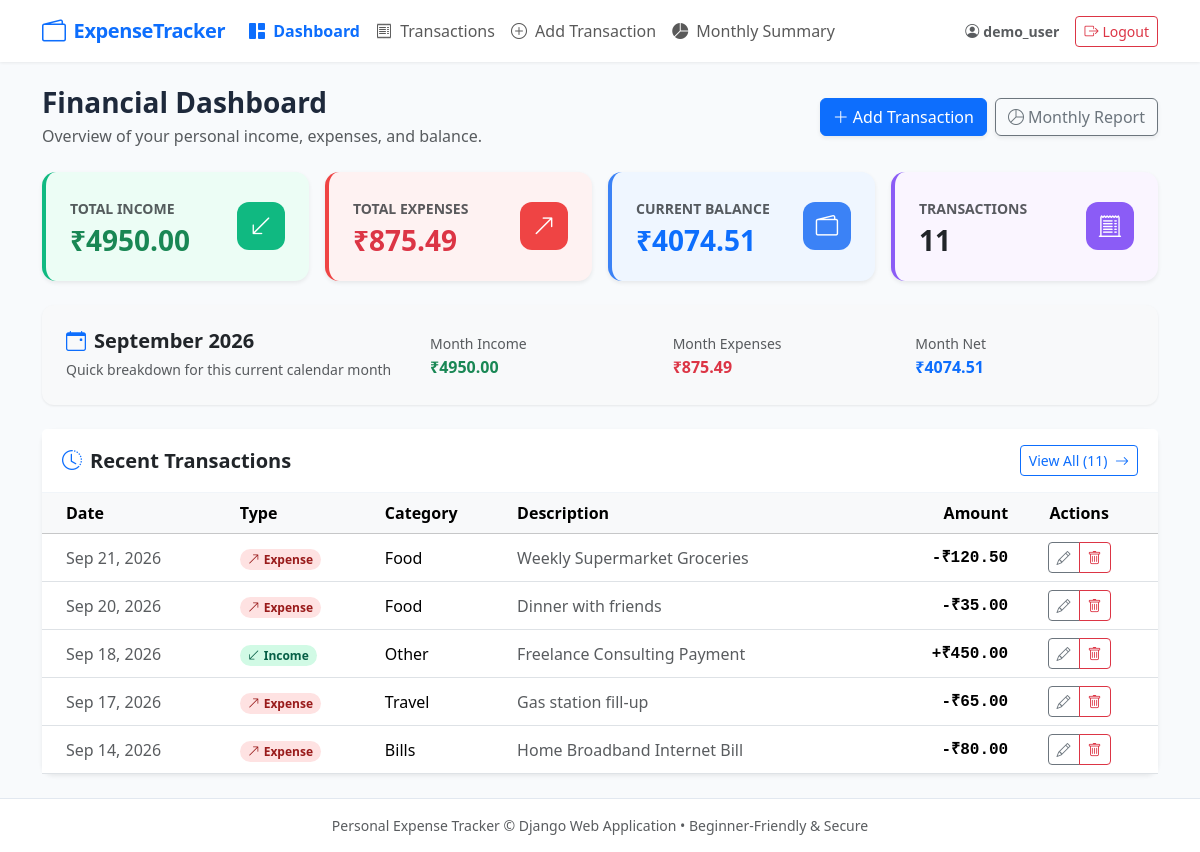
The app's page / (signed in) with its own data.
### expenses/models.py (models this page shows, shortened)
class Transaction(models.Model):
    TRANSACTION_TYPE_CHOICES = [
        ('income', 'Income'),
        ('expense', 'Expense'),
    ]
    CATEGORY_CHOICES = [
        ('Salary', 'Salary'),
        ('Food', 'Food'),
        ('Travel', 'Travel'),
        ('Shopping', 'Shopping'),
        ('Bills', 'Bills'),
        ('Education', 'Education'),
        ('Health', 'Health'),
        ('Entertainment', 'Entertainment'),
        ('Other', 'Other'),
    ]
    user = models.ForeignKey(
        User,
        on_delete=models.CASCADE,
        related_name='transactions',
        help_text='The user who owns this transaction'
    )
    transaction_type = models.CharField(
        max_length=7,
        choices=TRANSACTION_TYPE_CHOICES,
        default='expense',
        help_text='Whether this is an income or expense'
    )
    amount = models.DecimalField(
        max_digits=10,
        decimal_places=2,
        validators=[MinValueValidator(Decimal('0.01'), message='Amount must be greater than zero.')],
        help_text='Positive numeric amount (e.g. 25.50)'
    )
    category = models.CharField(
        max_length=30,
        choices=CATEGORY_CHOICES,
        default='Other',
        help_text='Transaction category'
    )
    date = models.DateField(
        default=timezone.now,
        help_text='Date when the transaction occurred'
    )
    description = models.CharField(
        max_length=255,
        blank=True,
        help_text='Optional brief description or note'
    )
    created_at = models.DateTimeField(
        auto_now_add=True,
        help_text='Record creation timestamp'
    )
    class Meta:
        ordering = ['-date', '-created_at']
        verbose_name = 'Transaction'
        verbose_name_plural = 'Transactions'

### expenses/views.py (the view)
# urls.py: path('', views.dashboard_view, name='home'),
@login_required
def dashboard_view(request):
    user_transactions = Transaction.objects.filter(user=request.user)
    income_agg = user_transactions.filter(transaction_type='income').aggregate(total=Sum('amount'))
    expense_agg = user_transactions.filter(transaction_type='expense').aggregate(total=Sum('amount'))
    total_income = income_agg['total'] or Decimal('0.00')
    total_expenses = expense_agg['total'] or Decimal('0.00')
    current_balance = total_income - total_expenses
    total_count = user_transactions.count()
    recent_transactions = user_transactions[:5]
    today = timezone.localdate() if hasattr(timezone, 'localdate') else timezone.now().date()
    month_tx = user_transactions.filter(date__year=today.year, date__month=today.month)
    month_income = month_tx.filter(transaction_type='income').aggregate(total=Sum('amount'))['total'] or Decimal('0.00')
    month_expense = month_tx.filter(transaction_type='expense').aggregate(total=Sum('amount'))['total'] or Decimal('0.00')
    month_balance = month_income - month_expense
    context = {
        'total_income': total_income,
        'total_expenses': total_expenses,
        'current_balance': current_balance,
        'total_count': total_count,
        'recent_transactions': recent_transactions,
        'current_month_name': today.strftime('%B %Y'),
        'month_income': month_income,
        'month_expense': month_expense,
        'month_balance': month_balance,
    }
    return render(request, 'expenses/dashboard.html', context)

### templates/expenses/dashboard.html (shortened to what this page needs)
{% extends 'base.html' %}
{% block content %}
<div class="d-flex flex-column flex-md-row justify-content-between align-items-md-center mb-4 gap-2">
  <div>
    <h2 class="h3 fw-bold mb-1">Financial Dashboard</h2>
    <p class="text-muted mb-0">Overview of your personal income, expenses, and balance.</p>
  </div>
  <div class="d-flex gap-2">
    <a href="{% url 'transaction_add' %}" class="btn btn-primary d-flex align-items-center gap-1 shadow-sm">
      <i class="bi bi-plus-lg"></i>
      <span>Add Transaction</span>
    </a>
    <a href="{% url 'monthly_summary' %}" class="btn btn-outline-secondary d-flex align-items-center gap-1 shadow-sm">
      <i class="bi bi-pie-chart"></i>
      <span>Monthly Report</span>
    </a>
  </div>
</div>
<div class="row g-3 mb-4">
  <div class="col-12 col-sm-6 col-xl-3">
    <div class="card stat-card income-card shadow-sm h-100">
      <div class="card-body d-flex align-items-center justify-content-between">
        <div>
          <span class="text-muted small text-uppercase fw-semibold">Total Income</span>
          <h3 class="fw-bold text-success mt-1 mb-0">₹{{ total_income|floatformat:2 }}</h3>
        </div>
        <div class="stat-icon">
          <i class="bi bi-arrow-down-left"></i>
        </div>
      </div>
    </div>
  </div>
  <div class="col-12 col-sm-6 col-xl-3">
    <div class="card stat-card expense-card shadow-sm h-100">
      <div class="card-body d-flex align-items-center justify-content-between">
        <div>
          <span class="text-muted small text-uppercase fw-semibold">Total Expenses</span>
          <h3 class="fw-bold text-danger mt-1 mb-0">₹{{ total_expenses|floatformat:2 }}</h3>
        </div>
        <div class="stat-icon">
          <i class="bi bi-arrow-up-right"></i>
        </div>
      </div>
    </div>
  </div>
  <div class="col-12 col-sm-6 col-xl-3">
    <div class="card stat-card balance-card shadow-sm h-100">
      <div class="card-body d-flex align-items-center justify-content-between">
        <div>
          <span class="text-muted small text-uppercase fw-semibold">Current Balance</span>
          <h3 class="fw-bold {% if current_balance >= 0 %}text-primary{% else %}text-danger{% endif %} mt-1 mb-0">
            ₹{{ current_balance|floatformat:2 }}
          </h3>
        </div>
        <div class="stat-icon">
          <i class="bi bi-wallet2"></i>
        </div>
      </div>
    </div>
  </div>
  <div class="col-12 col-sm-6 col-xl-3">
    <div class="card stat-card count-card shadow-sm h-100">
      <div class="card-body d-flex align-items-center justify-content-between">
        <div>
          <span class="text-muted small text-uppercase fw-semibold">Transactions</span>
          <h3 class="fw-bold text-dark mt-1 mb-0">{{ total_count }}</h3>
        </div>
        <div class="stat-icon">
          <i class="bi bi-receipt-cutoff"></i>
        </div>
      </div>
    </div>
  </div>
</div>
<div class="card app-card mb-4 border-0 bg-light">
  <div class="card-body p-3 p-md-4">
    <div class="row align-items-center">
      <div class="col-12 col-md-4 mb-2 mb-md-0">
        <h5 class="fw-bold mb-1">
          <i class="bi bi-calendar-event text-primary me-2"></i>{{ current_month_name }}
        </h5>
        <small class="text-muted">Quick breakdown for this current calendar month</small>
      </div>
      <div class="col-12 col-md-8">
        <div class="row text-center text-md-start">
          <div class="col-4">
            <span class="text-muted small">Month Income</span>
            <div class="fw-bold text-success fs-6">₹{{ month_income|floatformat:2 }}</div>
          </div>
          <div class="col-4">
            <span class="text-muted small">Month Expenses</span>
            <div class="fw-bold text-danger fs-6">₹{{ month_expense|floatformat:2 }}</div>
          </div>
          <div class="col-4">
            <span class="text-muted small">Month Net</span>
            <div class="fw-bold {% if month_balance >= 0 %}text-primary{% else %}text-danger{% endif %} fs-6">
              ₹{{ month_balance|floatformat:2 }}
            </div>
          </div>
        </div>
      </div>
    </div>
  </div>
</div>
<div class="card app-card shadow-sm">
  <div class="card-header d-flex justify-content-between align-items-center bg-white">
    <h5 class="mb-0 fw-bold">
      <i class="bi bi-clock-history me-2 text-primary"></i>Recent Transactions
    </h5>
    {% if total_count > 0 %}
      <a href="{% url 'transaction_list' %}" class="btn btn-sm btn-outline-primary">
        View All ({{ total_count }}) <i class="bi bi-arrow-right ms-1"></i>
      </a>
    {% endif %}
  </div>
  <div class="card-body p-0">
    {% if recent_transactions %}
      <div class="table-responsive">
        <table class="table table-hover align-middle mb-0">
          <thead class="table-light">
            <tr>
              <th scope="col" class="ps-4">Date</th>
              <th scope="col">Type</th>
              <th scope="col">Category</th>
              <th scope="col">Description</th>
              <th scope="col" class="text-end">Amount</th>
              <th scope="col" class="text-center pe-4">Actions</th>
            </tr>
          </thead>
          <tbody>
            {% for tx in recent_transactions %}
              <tr>
                <td class="ps-4 text-nowrap text-muted">{{ tx.date|date:"M d, Y" }}</td>
                <td>
                  {% if tx.transaction_type == 'income' %}
                    <span class="badge badge-income rounded-pill px-2 py-1">
                      <i class="bi bi-arrow-down-left me-1"></i>Income
                    </span>
                  {% else %}
                    <span class="badge badge-expense rounded-pill px-2 py-1">
                      <i class="bi bi-arrow-up-right me-1"></i>Expense
                    </span>
                  {% endif %}
                </td>
                <td class="fw-medium">{{ tx.category }}</td>
                <td class="text-muted text-truncate" style="max-width: 250px;">
                  {{ tx.description|default:"—" }}
                </td>
                <td class="text-end font-monospace fw-semibold {% if tx.transaction_type == 'income' %}amount-income{% else %}amount-expense{% endif %}">
                  {% if tx.transaction_type == 'income' %}+{% else %}-{% endif %}₹{{ tx.amount|floatformat:2 }}
                </td>
                <td class="text-center pe-4">
                  <div class="btn-group btn-group-sm" role="group">
                    <a href="{% url 'transaction_edit' tx.pk %}" class="btn btn-outline-secondary" title="Edit">
                      <i class="bi bi-pencil"></i>
                    </a>
                    <a href="{% url 'transaction_delete' tx.pk %}" class="btn btn-outline-danger" title="Delete">
                      <i class="bi bi-trash"></i>
                    </a>
                  </div>
                </td>
              </tr>
            {% endfor %}
          </tbody>
        </table>
      </div>
    {% endif %}
  </div>
</div>
{% endblock %}

### templates/base.html (shortened to what this page needs)
{% load static %}
<!DOCTYPE html>
<html lang="en">
<head>
  <link href="https://cdn.jsdelivr.net/npm/bootstrap@5.3.3/dist/css/bootstrap.min.css" rel="stylesheet">
  <link href="https://cdn.jsdelivr.net/npm/bootstrap-icons@1.11.3/font/bootstrap-icons.min.css" rel="stylesheet">
  <link rel="stylesheet" href="{% static 'css/style.css' %}">
</head>
<body>
  <nav class="navbar navbar-expand-lg navbar-light navbar-custom sticky-top">
    <div class="container">
      <a class="navbar-brand text-primary d-flex align-items-center gap-2" href="{% if user.is_authenticated %}{% url 'dashboard' %}{% else %}{% url 'login' %}{% endif %}">
        <i class="bi bi-wallet2 fs-4 text-primary"></i>
        <span>ExpenseTracker</span>
      </a>
      <div class="collapse navbar-collapse" id="navbarMain">
        {% if user.is_authenticated %}
          <ul class="navbar-nav me-auto mb-2 mb-lg-0">
            <li class="nav-item">
              <a class="nav-link {% if request.resolver_match.url_name == 'dashboard' or request.resolver_match.url_name == 'home' %}active fw-semibold text-primary{% endif %}" href="{% url 'dashboard' %}">
                <i class="bi bi-grid-1x2-fill me-1"></i> Dashboard
              </a>
            </li>
            <li class="nav-item">
              <a class="nav-link {% if request.resolver_match.url_name == 'transaction_list' %}active fw-semibold text-primary{% endif %}" href="{% url 'transaction_list' %}">
                <i class="bi bi-receipt me-1"></i> Transactions
              </a>
            </li>
            <li class="nav-item">
              <a class="nav-link {% if request.resolver_match.url_name == 'transaction_add' %}active fw-semibold text-primary{% endif %}" href="{% url 'transaction_add' %}">
                <i class="bi bi-plus-circle me-1"></i> Add Transaction
              </a>
            </li>
            <li class="nav-item">
              <a class="nav-link {% if request.resolver_match.url_name == 'monthly_summary' %}active fw-semibold text-primary{% endif %}" href="{% url 'monthly_summary' %}">
                <i class="bi bi-pie-chart-fill me-1"></i> Monthly Summary
              </a>
            </li>
          </ul>
          <div class="d-flex align-items-center gap-3">
            <span class="text-muted small">
              <i class="bi bi-person-circle me-1"></i><strong>{{ user.username }}</strong>
            </span>
            <a href="{% url 'logout' %}" class="btn btn-sm btn-outline-danger d-flex align-items-center gap-1">
              <i class="bi bi-box-arrow-right"></i> Logout
            </a>
          </div>
        {% endif %}
      </div>
    </div>
  </nav>
  <main class="py-4">
    <div class="container">
      {% block content %}{% endblock %}
    </div>
  </main>
  <footer class="py-3 text-center text-muted small">
    <div class="container">
      <span>Personal Expense Tracker &copy; Django Web Application &bull; Beginner-Friendly & Secure</span>
    </div>
  </footer>
</body>
</html>

### static/css/style.css (style rules this page uses)
:root { --primary-gradient: linear-gradient(135deg, #4f46e5 0%, #3b82f6 100%); --success-gradient: linear-gradient(135deg, #10b981 0%, #059669 100%); --danger-gradient: linear-gradient(135deg, #ef4444 0%, #dc2626 100%); --warning-gradient: linear-gradient(135deg, #f59e0b 0%, #d97706 100%); --surface-color: #ffffff; --bg-color: #f8fafc; }
body { background-color: var(--bg-color); font-family: system-ui, -apple-system, "Segoe UI", Roboto, Helvetica, Arial, sans-serif; color: #1e293b; min-height: 100vh; display: flex; flex-direction: column; }
main { flex: 1 0 auto; }
.navbar-custom { background: #ffffff; box-shadow: 0 1px 3px 0 rgba(0, 0, 0, 0.07); }
.navbar-brand { font-weight: 700; letter-spacing: -0.02em; }
.stat-card { border: none; border-radius: 14px; transition: transform 0.2s ease, box-shadow 0.2s ease; overflow: hidden; }
.stat-card .card-body { padding: 1.5rem; }
.stat-card .stat-icon { width: 48px; height: 48px; border-radius: 12px; display: flex; align-items: center; justify-content: center; font-size: 1.4rem; }
.stat-card.income-card { background: #ecfdf5; border-left: 4px solid #10b981; }
.stat-card.income-card .stat-icon { background: #10b981; color: #ffffff; }
.stat-card.expense-card { background: #fef2f2; border-left: 4px solid #ef4444; }
.stat-card.expense-card .stat-icon { background: #ef4444; color: #ffffff; }
.stat-card.balance-card { background: #eff6ff; border-left: 4px solid #3b82f6; }
.stat-card.balance-card .stat-icon { background: #3b82f6; color: #ffffff; }
.stat-card.count-card { background: #faf5ff; border-left: 4px solid #8b5cf6; }
.stat-card.count-card .stat-icon { background: #8b5cf6; color: #ffffff; }
.app-card { border: none; border-radius: 12px; box-shadow: 0 1px 3px rgba(0,0,0,0.05), 0 1px 2px rgba(0,0,0,0.03); background: #ffffff; }
.app-card .card-header { background-color: transparent; border-bottom: 1px solid #f1f5f9; padding: 1rem 1.25rem; font-weight: 600; }
.badge-income { background-color: #d1fae5; color: #065f46; font-weight: 600; }
.badge-expense { background-color: #fee2e2; color: #991b1b; font-weight: 600; }
.amount-income { color: #059669; font-weight: 600; }
.amount-expense { color: #dc2626; font-weight: 600; }
footer { margin-top: auto; background: #ffffff; border-top: 1px solid #e2e8f0; }

### records on screen
Transaction: date "Sep 21, 2026", transaction_type "expense" (drawn), category "Food", description "Weekly Supermarket Groceries", amount "120.50"
Transaction: date "Sep 20, 2026", transaction_type "expense" (drawn), category "Food", description "Dinner with friends", amount "35.00"
Transaction: date "Sep 18, 2026", transaction_type "income" (drawn), category "Other", description "Freelance Consulting Payment", amount "450.00"
Transaction: date "Sep 17, 2026", transaction_type "expense" (drawn), category "Travel", description "Gas station fill-up", amount "65.00"
Transaction: date "Sep 14, 2026", transaction_type "expense" (drawn), category "Bills", description "Home Broadband Internet Bill", amount "80.00"

### other values on screen
{{ user.username }} "demo_user"
{{ total_income|floatformat:2 }} "4950.00"
{{ total_expenses|floatformat:2 }} "875.49"
{{ current_balance|floatformat:2 }} "4074.51"
{{ total_count }} "11"
{{ current_month_name }} "September 2026"
{{ month_income|floatformat:2 }} "4950.00"
{{ month_expense|floatformat:2 }} "875.49"
{{ month_balance|floatformat:2 }} "4074.51"
